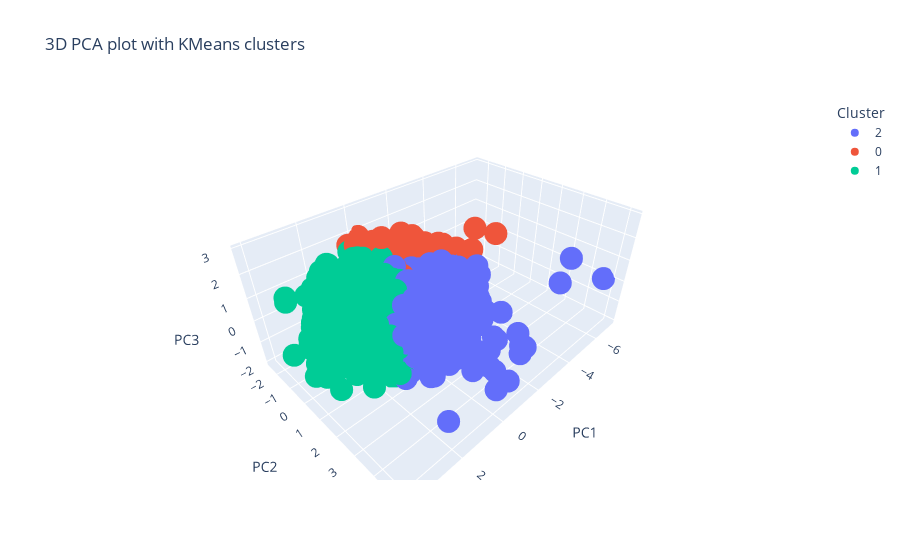

Notebook code cell kept with this figure:
### Markdown cell above
Отже, KMeans поділив дані насамперед за рівнем доходу - низький(0), середній(2) та великий(1)

### Code cell
X_pca, pca = apply_pca(X_scaled, n_components=3)
plot_pca_clusters(X_pca, df['cluster'])

### Figure 1 — Plotly figure (JSON) as saved in the notebook; plotly's stock layout.template omitted (floating-point values rounded to 4 significant figures; data arrays with more than 128 entries replaced by an {"elided": "..."} marker saying what was removed)
{"data": [{"hovertemplate": "Cluster=2<br>PC1=%{x}<br>PC2=%{y}<br>PC3=%{z}<extra></extra>", "legendgroup": "2", "marker": {"color": "#636efa", "symbol": "circle"}, "mode": "markers", "name": "2", "scene": "scene", "showlegend": true, "type": "scatter3d", "x": {"elided": "455 float values"}, "y": {"elided": "455 float values"}, "z": {"elided": "455 float values"}}, {"hovertemplate": "Cluster=0<br>PC1=%{x}<br>PC2=%{y}<br>PC3=%{z}<extra></extra>", "legendgroup": "0", "marker": {"color": "#EF553B", "symbol": "circle"}, "mode": "markers", "name": "0", "scene": "scene", "showlegend": true, "type": "scatter3d", "x": {"elided": "961 float values"}, "y": {"elided": "961 float values"}, "z": {"elided": "961 float values"}}, {"hovertemplate": "Cluster=1<br>PC1=%{x}<br>PC2=%{y}<br>PC3=%{z}<extra></extra>", "legendgroup": "1", "marker": {"color": "#00cc96", "symbol": "circle"}, "mode": "markers", "name": "1", "scene": "scene", "showlegend": true, "type": "scatter3d", "x": {"elided": "823 float values"}, "y": {"elided": "823 float values"}, "z": {"elided": "823 float values"}}], "layout": {"legend": {"title": {"text": "Cluster"}, "tracegroupgap": 0}, "scene": {"domain": {"x": [0, 1], "y": [0, 1]}, "xaxis": {"title": {"text": "PC1"}}, "yaxis": {"title": {"text": "PC2"}}, "zaxis": {"title": {"text": "PC3"}}}, "title": {"text": "3D PCA plot with KMeans clusters"}}}
